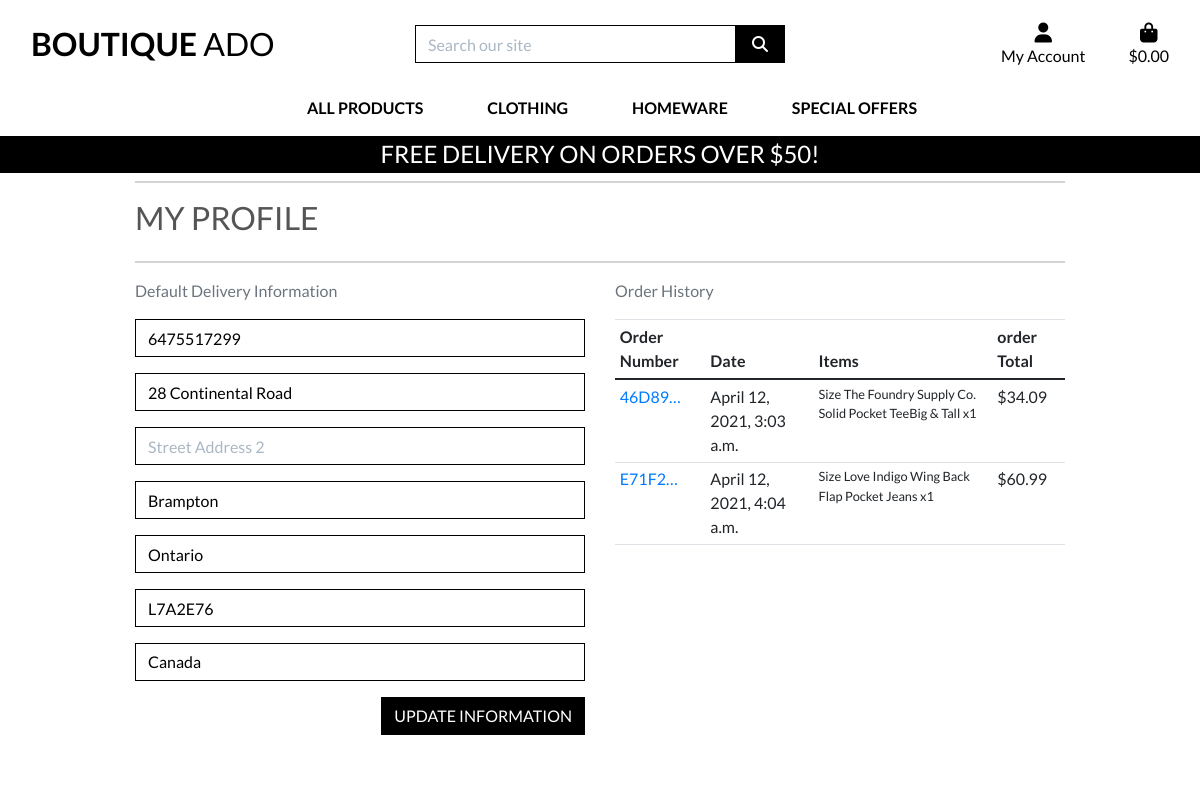
The page /profile/ (signed in) on the database as committed earlier.
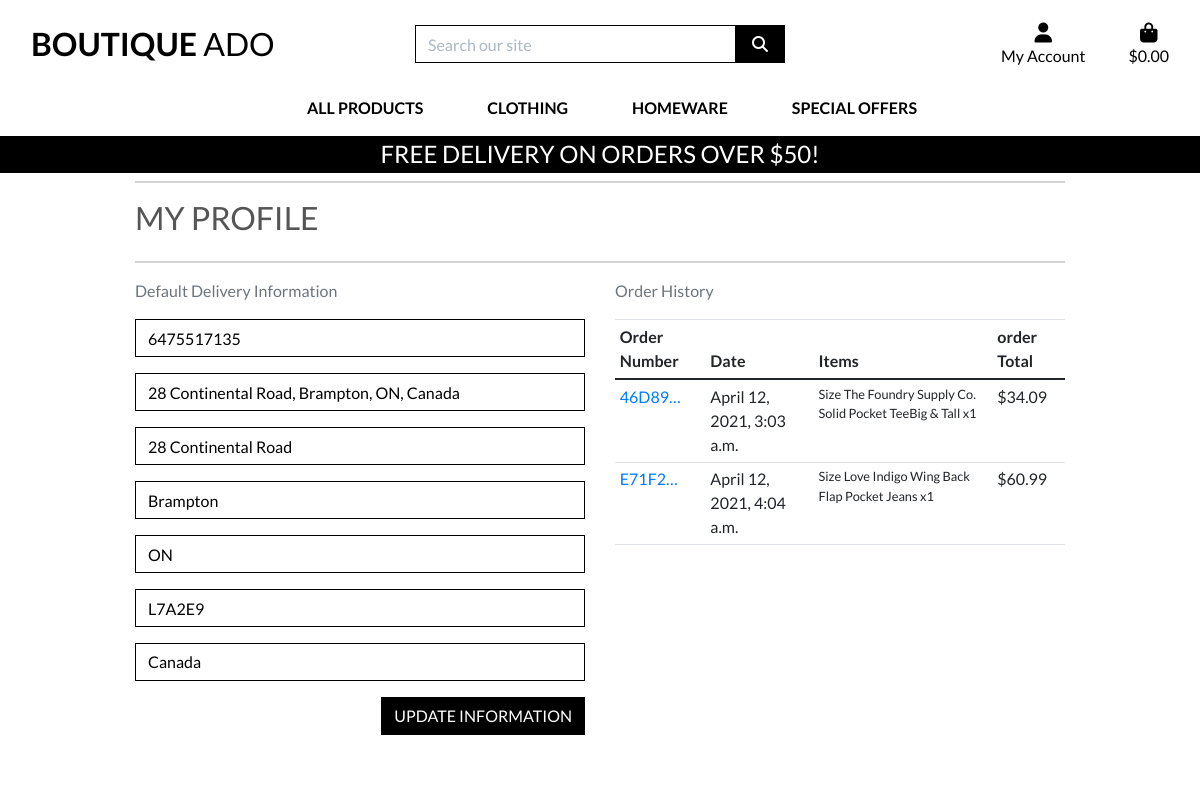
The same page on the database as committed later.
### profiles/models.py (models this page shows, shortened)
class UserProfile(models.Model):
    user = models.OneToOneField(User, on_delete=models.CASCADE)
    default_phone_number = models.CharField(max_length=20, null=True, blank=True)
    default_street_address1 = models.CharField(max_length=80, null=True, blank=True)
    default_street_address2 = models.CharField(max_length=80, null=True, blank=True)
    default_town_or_city = models.CharField(max_length=40, null=True, blank=True)
    default_county = models.CharField(max_length=80, null=True, blank=True)
    default_postcode = models.CharField(max_length=20, null=True, blank=True)
    default_country = CountryField(blank_label='Country', null=True, blank=True)

### profiles/views.py (the view)
# urls.py: path('profile/', include('profiles.urls')),
def profile(request):
    profile = get_object_or_404(UserProfile, user=request.user)
    if request.method == 'POST':
        form = UserProfileForm(request.POST, instance=profile)
        if form.is_valid():
            form.save()
            messages.success(request, 'Profile updated successfully')
    form = UserProfileForm(instance=profile)
    orders = profile.orders.all()
    template = 'profiles/profile.html'
    context = {
        'form': form,
        'orders': orders,
        'on_profile_page': True
    }
    return render(request, template, context)

### profiles/forms.py
class UserProfileForm(forms.ModelForm):
    class Meta:
        model = UserProfile
        exclude = ('user',)
    def __init__(self, *args, **kwargs):
        super().__init__(*args, **kwargs)
        placeholders = {
            'default_phone_number': 'Phone Number',
            'default_postcode': 'Postal Code',
            'default_town_or_city': 'Town or City',
            'default_street_address1': 'Street Address 1',
            'default_street_address2': 'Street Address 2',
            'default_county': 'County, State or Locality',
        }
        self.fields['default_phone_number'].widget.attrs['autofocus'] = True
        for field in self.fields:
            if field != 'default_country':
                if self.fields[field].required:
                    placeholder = f'{placeholders[field]} *'
                else:
                    placeholder = placeholders[field]
                self.fields[field].widget.attrs['placeholder'] = placeholder
            self.fields[field].widget.attrs['class'] = 'border-black rounded-0 profile-form-input'
            self.fields[field].label = False

### profiles/templates/profiles/profile.html (shortened to what this page needs)
{% extends "base.html" %}
{% load static %}
{% block extra_css %}
    <link rel="stylesheet" href="{% static 'profiles/css/profile.css' %}">
{% endblock %}
{% block page_header %}
    <div class="container header-container">
        <div class="row">
            <div class="col"></div>
        </div>
    </div>
{% endblock %}
{% block content %}
    <div class="overlay"></div>
    <div class="container">
        <div class="row">
            <div class="col">
                <hr>
                <h2 class="logo-font mb-4">My Profile</h2>
                <hr>
            </div>
        </div>
        <div class="row">
           <div class="col-12 col-lg-6">
               <p class="text-muted">Default Delivery Information</p>
                <form class="mt-3" action="{% url 'profile' %}" method="POST" id="profile-update-form">
                    {{ form | crispy }}
                    <button class="btn btn-black rounded-0 text-uppercase float-right">Update Information</button>
               </form>
           </div>
           <div class="col-12 col-lg-6">
               <p class="text-muted">Order History</p>
               <div class="order-history tabld-responsive">
                   <table class=" table table-sm table-boardeless">
                       <thead>
                           <tr>
                               <th> Order Number</th>
                               <th> Date </th>
                               <th> Items </th>
                               <th> order Total </th>
                           </tr>
                       </thead>
                      <tbody>
                          {% for order in orders %}
                          <tr>
                             <td>
                                 <a href="{% url 'order_history' order.order_number %}"
                                  title="{{ order.order_number }}">
                                   {{ order.order_number|truncatechars:6 }}
                                 </a>
                             </td>
                            <td>{{ order.date }}</td>
                            <td>
                                <ul class = "list-unstyled">
                                    {% for item in order.lineitems.all %}
                                        <li class="small">
                                            {% if item.product.has_sizes %}
                                                Size {{ item.product.size|upper }}
                                            {% endif %}{{ item.product.name }} x{{ item.quantity }}
                                        </li>
                                    {% endfor %}
                                </ul>
                            </td>
                            <td>${{ order.grand_total  }}</td>
                          </tr>
                          {% endfor %}
                      </tbody>
                   </table>
               </div>
           </div>
        </div>
{% endblock %}

Rows that differ between the two databases and show on the page:
changed UserProfile "28 Continental Road": default_phone_number "6475517299" → "6475517135"; default_street_address1 "28 Continental Road" → "28 Continental Road, Brampton, ON, Canada"; default_street_address2 (not shown) → "28 Continental Road"; default_county "Ontario" → "ON"; default_postcode "L7A2E76" → "L7A2E9"
